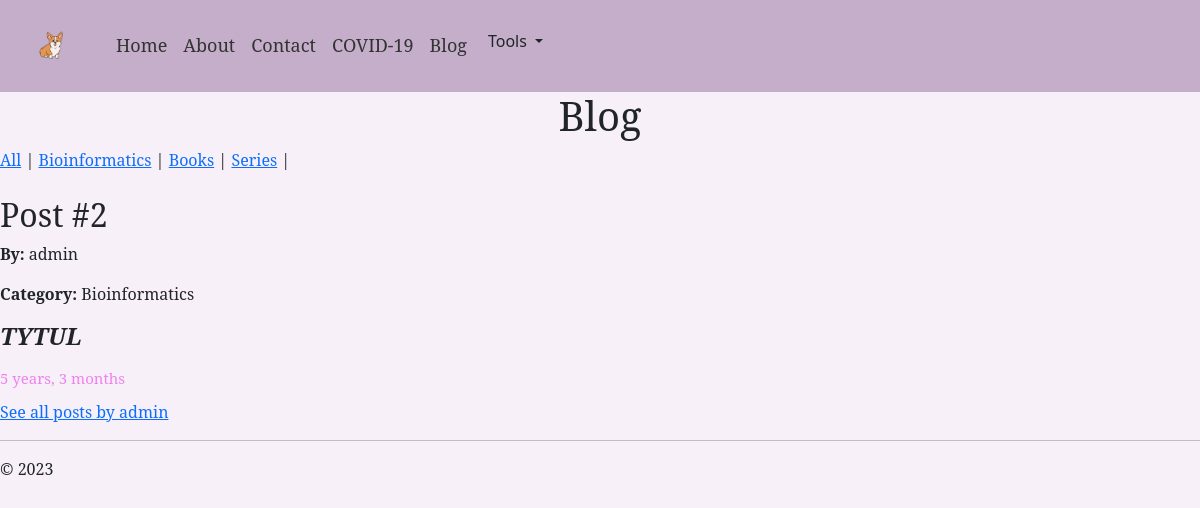
The app's page /blog/post/2/ with its own data.
### blog/models.py (models this page shows, shortened)
class Category(models.Model):
    name = models.CharField(max_length=30)
    description = models.TextField()
    class Meta:
        verbose_name_plural = 'categories'
    def __str__(self):
        return self.name

class Post(models.Model):
    category = models.ForeignKey(Category, on_delete=models.CASCADE, null=True)
    title = models.CharField(max_length=140)
    body = models.TextField()
    date_create = models.DateTimeField(auto_now_add=True)
    date_update = models.DateTimeField(auto_now=True)
    date_publish = models.DateTimeField(blank=True, null=True)
    public = models.BooleanField(default=True)
    author = models.ForeignKey(Author, on_delete=models.CASCADE, null=True)

class Author(models.Model):
    user = models.OneToOneField(User, on_delete=models.CASCADE)
    bio = models.TextField(blank=True)
    def __str__(self):
        return self.user.username

### blog/views.py (the view)
# urls.py: path('post/<int:post_id>/', views.post_detail_view, name="post_detail_view"),
def post_detail_view(request, post_id):
    try:
        context = {
            'object': Post.objects.get(id=post_id),
            'category_list': Category.objects.all(),
            'category_name': None,
        }
    except Post.DoesNotExist:
        raise Http404('No post matches the given query')
    return render(request, 'blog/post_detail.html', context)

### blog/templatetags/new_markdown.py (called while the page is built)
@register.filter()
@stringfilter
def markdown(val):
    return md.markdown(val)

### blog/templates/blog/post_detail.html (shortened to what this page needs)
{% extends 'ex2/layout.html' %}
{% load new_markdown %}
{% load static %}
{% block xyz %}
    <link rel="stylesheet" type="text/css" href="{% static 'site.css' %}"/>
{% endblock %}
{% block content %}
    {% include 'blog/includes/cat_widget.html' %}
    <div class="post-detail">
        <h2>{{ object.title }}</h2>
        <p class="post-author"><strong>By: </strong>{{ object.author }}</p>
        <p class="post-category"><strong>Category: </strong>{{ object.category }}</p>
        <p>{{ object.body|markdown|safe }}</p>
        <p class="post-date">{{ object.date_publish|timesince }}</p>
        <a href="{% url 'blog:post_authors_view' object.author.id %}">See all posts by {{ object.author }}</a>
    </div>
{% endblock %}

### blog/templates/blog/includes/cat_widget.html
<h1>Blog </h1>
    <a href="{% url 'blog:post_list_view' %}">All</a> |
    {% for c in category_list %}
        {% if category_name == c.name %}
           {{c.name}}
        {% else %}
            <a href="{% url 'blog:post_list_category' c.name %}"> {{ c.name }}</a>
        {% endif %} |
    {% endfor %}
    <br><br>

### ex2/static/site/site_look.css (style rules this page uses)
body { background-color: #f7f0f8 !important; font-family: "Georgia", "serif"; }
h1 { text-align: center; }

### blog/static/site.css (style rules this page uses)
.post-date { font-size: 15px; color: violet; margin-bottom: 10px; }

### records on screen
Category: name "Bioinformatics"
Category: name "Books"
Category: name "Series"
Post: title "Post #2", author "admin", category "Bioinformatics", body "TYTUL", date_publish "5 years, 3 months"
